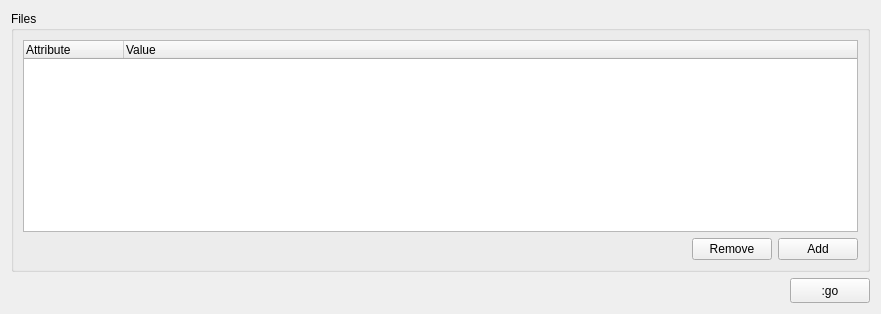
          <widget class="QWidget" name="tab_16">
           <attribute name="title">
            <string>Cosmic Cleaner</string>
           </attribute>
           <layout class="QGridLayout" name="gridLayout_35">
            <item row="0" column="0">
             <widget class="QGroupBox" name="groupBox_12">
              <property name="title">
               <string>Files</string>
              </property>
              <layout class="QGridLayout" name="gridLayout_34">
               <item row="0" column="0" colspan="3">
                <widget class="QTreeWidget" name="cclean_list">
                 <property name="selectionMode">
                  <enum>QAbstractItemView::ExtendedSelection</enum>
                 </property>
                 <column>
                  <property name="text">
                   <string>Attribute</string>
                  </property>
                 </column>
                 <column>
                  <property name="text">
                   <string>Value</string>
                  </property>
                 </column>
                </widget>
               </item>
               <item row="1" column="0">
                <spacer name="horizontalSpacer_8">
                 <property name="orientation">
                  <enum>Qt::Horizontal</enum>
                 </property>
                 <property name="sizeHint" stdset="0">
                  <size>
                   <width>639</width>
                   <height>20</height>
                  </size>
                 </property>
                </spacer>
               </item>
               <item row="1" column="1">
                <widget class="QPushButton" name="cclean_remove">
                 <property name="text">
                  <string>Remove</string>
                 </property>
                </widget>
               </item>
               <item row="1" column="2">
                <widget class="QPushButton" name="cclean_add">
                 <property name="text">
                  <string>Add</string>
                 </property>
                </widget>
               </item>
              </layout>
             </widget>
            </item>
            <item row="1" column="0">
             <layout class="QGridLayout" name="gridLayout_28">
              <item row="0" column="0">
               <spacer name="horizontalSpacer_9">
                <property name="orientation">
                 <enum>Qt::Horizontal</enum>
                </property>
                <property name="sizeHint" stdset="0">
                 <size>
                  <width>779</width>
                  <height>20</height>
                 </size>
                </property>
               </spacer>
              </item>
              <item row="0" column="1">
               <widget class="QPushButton" name="cclean_go">
                <property name="minimumSize">
                 <size>
                  <width>80</width>
                  <height>25</height>
                 </size>
                </property>
                <property name="maximumSize">
                 <size>
                  <width>80</width>
                  <height>25</height>
                 </size>
                </property>
                <property name="text">
                 <string>:go</string>
                </property>
               </widget>
              </item>
             </layout>
            </item>
           </layout>
          </widget>
